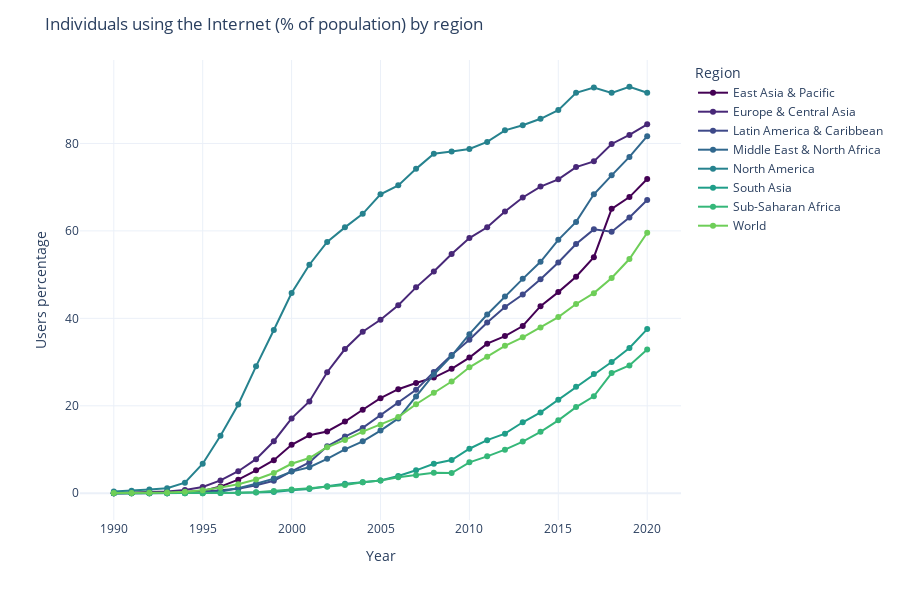

This figure's notebook cell:
### Markdown cell above
### Share of the population using the internet by Region

### Code cell
# Share of the population using the internet by Region

fig = px.line(df_regions,
              x="Year",
              y="Users percentage",
              color='Region',
              color_discrete_sequence=colors_contrasting,
#              text=df_users['Year']
            )


fig.update_traces(mode="markers+lines", hovertemplate=None)

fig.update_layout(
    hovermode="x unified",
    hoverlabel = dict(namelength = -1), # Displays full text on hover unified                
    title_text=title_share + (' by region'),
    height=600, # Map height
)




fig.show()

### Figure 1 — Plotly figure (JSON) as saved in the notebook; plotly's stock layout.template omitted (floating-point values rounded to 4 significant figures)
{"data": [{"legendgroup": "East Asia & Pacific", "line": {"color": "#440154", "dash": "solid"}, "marker": {"symbol": "circle"}, "mode": "markers+lines", "name": "East Asia & Pacific", "orientation": "v", "showlegend": true, "type": "scatter", "x": [1990, 1991, 1992, 1993, 1994, 1995, 1996, 1997, 1998, 1999, 2000, 2001, 2002, 2003, 2004, 2005, 2006, 2007, 2008, 2009, 2010, 2011, 2012, 2013, 2014, 2015, 2016, 2017, 2018, 2019, 2020], "xaxis": "x", "y": [0.01699, 0.03963, 0.09654, 0.146, 0.2979, 0.5016, 1.525, 3.101, 5.259, 7.551, 11.07, 13.25, 14.13, 16.38, 19.1, 21.73, 23.79, 25.22, 26.45, 28.46, 31.03, 34.21, 35.94, 38.24, 42.79, 46.0, 49.52, 54.0, 65.04, 67.73, 71.86], "yaxis": "y"}, {"legendgroup": "Europe & Central Asia", "line": {"color": "#482878", "dash": "solid"}, "marker": {"symbol": "circle"}, "mode": "markers+lines", "name": "Europe & Central Asia", "orientation": "v", "showlegend": true, "type": "scatter", "x": [1990, 1991, 1992, 1993, 1994, 1995, 1996, 1997, 1998, 1999, 2000, 2001, 2002, 2003, 2004, 2005, 2006, 2007, 2008, 2009, 2010, 2011, 2012, 2013, 2014, 2015, 2016, 2017, 2018, 2019, 2020], "xaxis": "x", "y": [0.05939, 0.1414, 0.251, 0.3847, 0.7447, 1.444, 2.937, 5.033, 7.792, 11.9, 17.12, 20.99, 27.68, 32.98, 36.95, 39.67, 43.02, 47.09, 50.74, 54.7, 58.35, 60.83, 64.45, 67.64, 70.14, 71.79, 74.59, 75.9, 79.88, 81.94, 84.38], "yaxis": "y"}, {"legendgroup": "Latin America & Caribbean", "line": {"color": "#3e4989", "dash": "solid"}, "marker": {"symbol": "circle"}, "mode": "markers+lines", "name": "Latin America & Caribbean", "orientation": "v", "showlegend": true, "type": "scatter", "x": [1990, 1991, 1992, 1993, 1994, 1995, 1996, 1997, 1998, 1999, 2000, 2001, 2002, 2003, 2004, 2005, 2006, 2007, 2008, 2009, 2010, 2011, 2012, 2013, 2014, 2015, 2016, 2017, 2018, 2019, 2020], "xaxis": "x", "y": [0, 0.0002351, 0.002259, 0.007554, 0.04717, 0.3444, 0.7017, 1.052, 1.834, 2.862, 5.014, 7.078, 10.75, 12.95, 14.95, 17.85, 20.65, 23.65, 27.74, 31.64, 35.1, 39.04, 42.59, 45.45, 48.93, 52.79, 56.98, 60.35, 59.8, 63.06, 67.05], "yaxis": "y"}, {"legendgroup": "Middle East & North Africa", "line": {"color": "#31688e", "dash": "solid"}, "marker": {"symbol": "circle"}, "mode": "markers+lines", "name": "Middle East & North Africa", "orientation": "v", "showlegend": true, "type": "scatter", "x": [1990, 1991, 1992, 1993, 1994, 1995, 1996, 1997, 1998, 1999, 2000, 2001, 2002, 2003, 2004, 2005, 2006, 2007, 2008, 2009, 2010, 2011, 2012, 2013, 2014, 2015, 2016, 2017, 2018, 2019, 2020], "xaxis": "x", "y": [0.005275, 0.01022, 0.01479, 0.02338, 0.03517, 0.1034, 0.3656, 1.178, 2.178, 3.351, 4.947, 5.956, 7.872, 10.04, 11.87, 14.32, 17.12, 22.13, 27.17, 31.41, 36.37, 40.87, 45.0, 49.03, 52.92, 57.95, 62.06, 68.37, 72.7, 76.92, 81.67], "yaxis": "y"}, {"legendgroup": "North America", "line": {"color": "#26828e", "dash": "solid"}, "marker": {"symbol": "circle"}, "mode": "markers+lines", "name": "North America", "orientation": "v", "showlegend": true, "type": "scatter", "x": [1990, 1991, 1992, 1993, 1994, 1995, 1996, 1997, 1998, 1999, 2000, 2001, 2002, 2003, 2004, 2005, 2006, 2007, 2008, 2009, 2010, 2011, 2012, 2013, 2014, 2015, 2016, 2017, 2018, 2019, 2020], "xaxis": "x", "y": [0.3819, 0.5779, 0.8801, 1.152, 2.414, 6.746, 13.13, 20.29, 29.03, 37.33, 45.78, 52.26, 57.47, 60.81, 63.9, 68.36, 70.41, 74.18, 77.67, 78.18, 78.73, 80.36, 83.0, 84.17, 85.64, 87.63, 91.57, 92.78, 91.57, 92.97, 91.6], "yaxis": "y"}, {"legendgroup": "South Asia", "line": {"color": "#1f9e89", "dash": "solid"}, "marker": {"symbol": "circle"}, "mode": "markers+lines", "name": "South Asia", "orientation": "v", "showlegend": true, "type": "scatter", "x": [1990, 1991, 1992, 1993, 1994, 1995, 1996, 1997, 1998, 1999, 2000, 2001, 2002, 2003, 2004, 2005, 2006, 2007, 2008, 2009, 2010, 2011, 2012, 2013, 2014, 2015, 2016, 2017, 2018, 2019, 2020], "xaxis": "x", "y": [0, 0, 1.391e-05, 2.727e-05, 0.0004794, 0.004095, 0.06705, 0.09883, 0.1862, 0.3025, 0.6759, 0.9536, 1.581, 2.154, 2.511, 2.94, 3.956, 5.245, 6.743, 7.601, 10.18, 12.14, 13.62, 16.23, 18.49, 21.38, 24.33, 27.29, 30.02, 33.21, 37.54], "yaxis": "y"}, {"legendgroup": "Sub-Saharan Africa", "line": {"color": "#35b779", "dash": "solid"}, "marker": {"symbol": "circle"}, "mode": "markers+lines", "name": "Sub-Saharan Africa", "orientation": "v", "showlegend": true, "type": "scatter", "x": [1990, 1991, 1992, 1993, 1994, 1995, 1996, 1997, 1998, 1999, 2000, 2001, 2002, 2003, 2004, 2005, 2006, 2007, 2008, 2009, 2010, 2011, 2012, 2013, 2014, 2015, 2016, 2017, 2018, 2019, 2020], "xaxis": "x", "y": [0, 0.0002826, 0.000827, 0.00242, 0.005437, 0.01659, 0.05542, 0.1045, 0.2435, 0.4872, 0.8498, 1.151, 1.478, 1.893, 2.531, 2.937, 3.638, 4.11, 4.7, 4.63, 7.075, 8.438, 9.973, 11.81, 14.04, 16.68, 19.7, 22.17, 27.47, 29.23, 32.89], "yaxis": "y"}, {"legendgroup": "World", "line": {"color": "#6ece58", "dash": "solid"}, "marker": {"symbol": "circle"}, "mode": "markers+lines", "name": "World", "orientation": "v", "showlegend": true, "type": "scatter", "x": [1990, 1991, 1992, 1993, 1994, 1995, 1996, 1997, 1998, 1999, 2000, 2001, 2002, 2003, 2004, 2005, 2006, 2007, 2008, 2009, 2010, 2011, 2012, 2013, 2014, 2015, 2016, 2017, 2018, 2019, 2020], "xaxis": "x", "y": [0.04882, 0.07881, 0.1252, 0.179, 0.3605, 0.6831, 1.327, 2.043, 3.141, 4.633, 6.744, 8.054, 10.52, 12.2, 14.08, 15.67, 17.42, 20.35, 23.0, 25.55, 28.79, 31.22, 33.72, 35.66, 37.89, 40.29, 43.29, 45.77, 49.23, 53.57, 59.58], "yaxis": "y"}], "layout": {"height": 600, "hoverlabel": {"namelength": -1}, "hovermode": "x unified", "legend": {"title": {"text": "Region"}, "tracegroupgap": 0}, "margin": {"t": 60}, "title": {"text": "Individuals using the Internet (% of population) by region"}, "xaxis": {"anchor": "y", "domain": [0, 1], "title": {"text": "Year"}}, "yaxis": {"anchor": "x", "domain": [0, 1], "title": {"text": "Users percentage"}}}}
